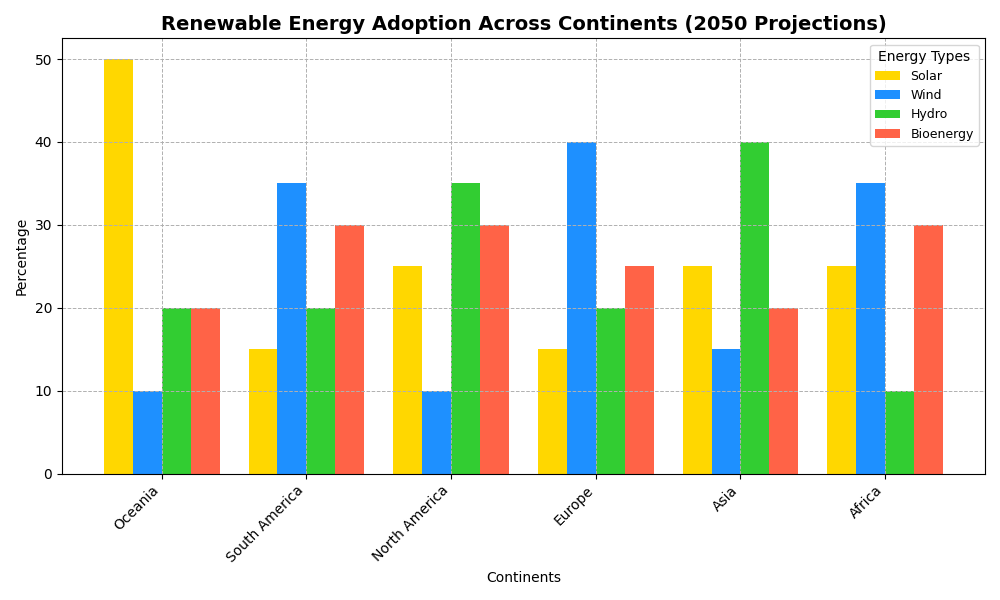

The Python source for this figure:
import numpy as np
import matplotlib.pyplot as plt

continents = ['Africa', 'Asia', 'Europe', 'North America', 'South America', 'Oceania']
energy_percentages = np.array([
    [25, 35, 10, 30], 
    [25, 15, 40, 20], 
    [15, 40, 20, 25],  
    [25, 10, 35, 30],  
    [15, 35, 20, 30],  
    [50, 10, 20, 20]   
])

# Calculate the total percentage for each continent
total_percentages = energy_percentages.sum(axis=1)

# Sort the continents and their corresponding data based on the total percentages
sorted_indices = np.argsort(total_percentages)[::-1]  # descending order
sorted_continents = [continents[i] for i in sorted_indices]
sorted_energy_percentages = energy_percentages[sorted_indices]

# Plot a 2D bar chart
bar_width = 0.2
x_positions = np.arange(len(sorted_continents))

fig, ax = plt.subplots(figsize=(10, 6))

# Different energy types
legend_labels = ['Solar', 'Wind', 'Hydro', 'Bioenergy']
colors = ['#FFD700', '#1E90FF', '#32CD32', '#FF6347']
for i, color in enumerate(colors):
    ax.bar(x_positions + i * bar_width, sorted_energy_percentages[:, i], bar_width, label=legend_labels[i], color=color)

ax.set_xlabel('Continents')
ax.set_ylabel('Percentage')
ax.set_title('Renewable Energy Adoption Across Continents (2050 Projections)', fontsize=14, fontweight='bold')

ax.set_xticks(x_positions + bar_width * 1.5)
ax.set_xticklabels(sorted_continents, rotation=45, ha='right')

ax.legend(title="Energy Types", fontsize=9)
ax.grid(True, linestyle='--', linewidth=0.7)

plt.tight_layout()
plt.show()
